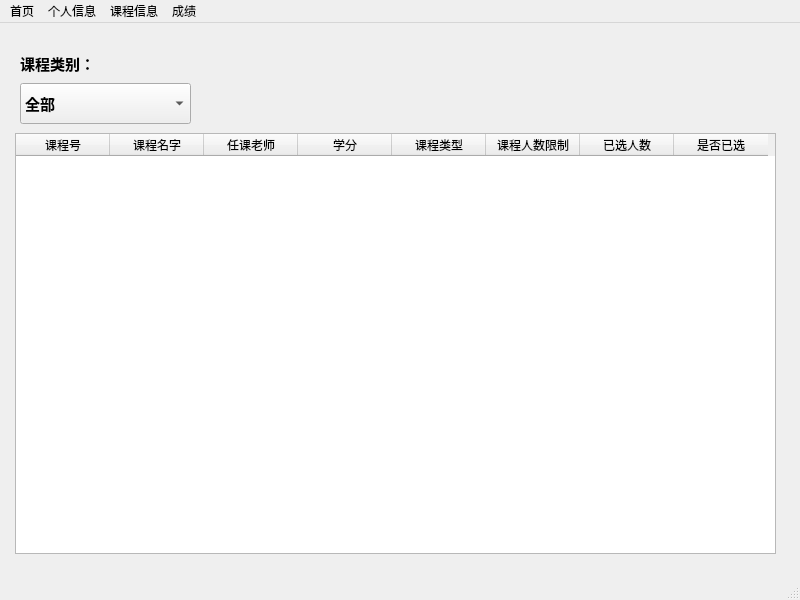
<?xml version="1.0" encoding="UTF-8"?>
<ui version="4.0">
 <class>StudentWindow</class>
 <widget class="QMainWindow" name="StudentWindow">
  <property name="geometry">
   <rect>
    <x>0</x>
    <y>0</y>
    <width>800</width>
    <height>600</height>
   </rect>
  </property>
  <property name="windowTitle">
   <string>MainWindow</string>
  </property>
  <widget class="QWidget" name="centralwidget">
   <property name="styleSheet">
    <string notr="true">background-image: url(:/new/prefix1/237eadbfc47912d034af69af303ebc28.jpg);</string>
   </property>
   <widget class="QStackedWidget" name="stackedWidget">
    <property name="geometry">
     <rect>
      <x>10</x>
      <y>0</y>
      <width>781</width>
      <height>541</height>
     </rect>
    </property>
    <property name="font">
     <font>
      <family>微软雅黑</family>
      <pointsize>11</pointsize>
      <weight>75</weight>
      <bold>true</bold>
      <underline>false</underline>
     </font>
    </property>
    <property name="currentIndex">
     <number>4</number>
    </property>
    <widget class="QWidget" name="stuIndex">
     <widget class="QLabel" name="label_Index_StuImg">
      <property name="geometry">
       <rect>
        <x>50</x>
        <y>80</y>
        <width>261</width>
        <height>341</height>
       </rect>
      </property>
      <property name="text">
       <string>图片</string>
      </property>
     </widget>
     <widget class="QLabel" name="label_28">
      <property name="geometry">
       <rect>
        <x>410</x>
        <y>120</y>
        <width>91</width>
        <height>41</height>
       </rect>
      </property>
      <property name="font">
       <font>
        <family>微软雅黑</family>
        <pointsize>14</pointsize>
        <weight>75</weight>
        <bold>true</bold>
       </font>
      </property>
      <property name="text">
       <string>学号：</string>
      </property>
     </widget>
     <widget class="QLabel" name="label_27">
      <property name="geometry">
       <rect>
        <x>410</x>
        <y>230</y>
        <width>72</width>
        <height>41</height>
       </rect>
      </property>
      <property name="font">
       <font>
        <family>微软雅黑</family>
        <pointsize>14</pointsize>
        <weight>75</weight>
        <bold>true</bold>
       </font>
      </property>
      <property name="text">
       <string>姓名：</string>
      </property>
     </widget>
     <widget class="QLabel" name="label_Index_StuID">
      <property name="geometry">
       <rect>
        <x>410</x>
        <y>170</y>
        <width>201</width>
        <height>41</height>
       </rect>
      </property>
      <property name="font">
       <font>
        <family>微软雅黑</family>
        <pointsize>14</pointsize>
        <weight>75</weight>
        <bold>true</bold>
       </font>
      </property>
      <property name="text">
       <string>TextLabel</string>
      </property>
     </widget>
     <widget class="QLabel" name="label_Index_StuName">
      <property name="geometry">
       <rect>
        <x>410</x>
        <y>270</y>
        <width>201</width>
        <height>51</height>
       </rect>
      </property>
      <property name="font">
       <font>
        <family>微软雅黑</family>
        <pointsize>14</pointsize>
        <weight>75</weight>
        <bold>true</bold>
       </font>
      </property>
      <property name="text">
       <string>TextLabel</string>
      </property>
     </widget>
    </widget>
    <widget class="QWidget" name="stuInfo">
     <widget class="QLabel" name="label_Info_StuImg">
      <property name="geometry">
       <rect>
        <x>30</x>
        <y>30</y>
        <width>131</width>
        <height>181</height>
       </rect>
      </property>
      <property name="text">
       <string>图片</string>
      </property>
     </widget>
     <widget class="QLabel" name="label_2">
      <property name="geometry">
       <rect>
        <x>209</x>
        <y>35</y>
        <width>41</width>
        <height>31</height>
       </rect>
      </property>
      <property name="font">
       <font>
        <family>微软雅黑</family>
        <pointsize>11</pointsize>
        <weight>75</weight>
        <bold>true</bold>
        <underline>false</underline>
       </font>
      </property>
      <property name="text">
       <string>学院：</string>
      </property>
     </widget>
     <widget class="QLabel" name="label_Info_StuInstitute">
      <property name="geometry">
       <rect>
        <x>310</x>
        <y>30</y>
        <width>151</width>
        <height>41</height>
       </rect>
      </property>
      <property name="font">
       <font>
        <underline>true</underline>
       </font>
      </property>
      <property name="text">
       <string>TextLabel</string>
      </property>
     </widget>
     <widget class="QLabel" name="label_4">
      <property name="geometry">
       <rect>
        <x>209</x>
        <y>90</y>
        <width>61</width>
        <height>31</height>
       </rect>
      </property>
      <property name="font">
       <font>
        <family>微软雅黑</family>
        <pointsize>11</pointsize>
        <weight>75</weight>
        <bold>true</bold>
        <underline>false</underline>
       </font>
      </property>
      <property name="text">
       <string>辅导员：</string>
      </property>
     </widget>
     <widget class="QLabel" name="label_Info_StuAssistant">
      <property name="geometry">
       <rect>
        <x>311</x>
        <y>90</y>
        <width>121</width>
        <height>31</height>
       </rect>
      </property>
      <property name="font">
       <font>
        <underline>true</underline>
       </font>
      </property>
      <property name="text">
       <string>TextLabel</string>
      </property>
     </widget>
     <widget class="QLabel" name="label_6">
      <property name="geometry">
       <rect>
        <x>209</x>
        <y>145</y>
        <width>51</width>
        <height>31</height>
       </rect>
      </property>
      <property name="font">
       <font>
        <family>微软雅黑</family>
        <pointsize>11</pointsize>
        <weight>75</weight>
        <bold>true</bold>
        <underline>false</underline>
       </font>
      </property>
      <property name="text">
       <string>学号：</string>
      </property>
     </widget>
     <widget class="QLabel" name="label_Info_StuID">
      <property name="geometry">
       <rect>
        <x>311</x>
        <y>145</y>
        <width>121</width>
        <height>31</height>
       </rect>
      </property>
      <property name="font">
       <font>
        <underline>true</underline>
       </font>
      </property>
      <property name="text">
       <string>TextLabel</string>
      </property>
     </widget>
     <widget class="QLabel" name="label_8">
      <property name="geometry">
       <rect>
        <x>209</x>
        <y>200</y>
        <width>51</width>
        <height>31</height>
       </rect>
      </property>
      <property name="font">
       <font>
        <family>微软雅黑</family>
        <pointsize>11</pointsize>
        <weight>75</weight>
        <bold>true</bold>
        <underline>false</underline>
       </font>
      </property>
      <property name="text">
       <string>姓名：</string>
      </property>
     </widget>
     <widget class="QLabel" name="label_Info_StuName">
      <property name="geometry">
       <rect>
        <x>311</x>
        <y>200</y>
        <width>121</width>
        <height>31</height>
       </rect>
      </property>
      <property name="font">
       <font>
        <underline>true</underline>
       </font>
      </property>
      <property name="text">
       <string>TextLabel</string>
      </property>
     </widget>
     <widget class="QLabel" name="label_10">
      <property name="geometry">
       <rect>
        <x>209</x>
        <y>255</y>
        <width>51</width>
        <height>31</height>
       </rect>
      </property>
      <property name="font">
       <font>
        <family>微软雅黑</family>
        <pointsize>11</pointsize>
        <weight>75</weight>
        <bold>true</bold>
        <underline>false</underline>
       </font>
      </property>
      <property name="text">
       <string>性别：</string>
      </property>
     </widget>
     <widget class="QLabel" name="label_Info_StuSex">
      <property name="geometry">
       <rect>
        <x>311</x>
        <y>255</y>
        <width>121</width>
        <height>31</height>
       </rect>
      </property>
      <property name="font">
       <font>
        <underline>true</underline>
       </font>
      </property>
      <property name="text">
       <string>TextLabel</string>
      </property>
     </widget>
     <widget class="QLabel" name="label_12">
      <property name="geometry">
       <rect>
        <x>209</x>
        <y>311</y>
        <width>81</width>
        <height>31</height>
       </rect>
      </property>
      <property name="font">
       <font>
        <family>微软雅黑</family>
        <pointsize>11</pointsize>
        <weight>75</weight>
        <bold>true</bold>
        <underline>false</underline>
       </font>
      </property>
      <property name="text">
       <string>出生日期：</string>
      </property>
     </widget>
     <widget class="QLabel" name="label_Info_StuBirthDay">
      <property name="geometry">
       <rect>
        <x>311</x>
        <y>311</y>
        <width>121</width>
        <height>31</height>
       </rect>
      </property>
      <property name="font">
       <font>
        <underline>true</underline>
       </font>
      </property>
      <property name="text">
       <string>TextLabel</string>
      </property>
     </widget>
     <widget class="QLabel" name="label_14">
      <property name="geometry">
       <rect>
        <x>209</x>
        <y>366</y>
        <width>81</width>
        <height>31</height>
       </rect>
      </property>
      <property name="font">
       <font>
        <family>微软雅黑</family>
        <pointsize>11</pointsize>
        <weight>75</weight>
        <bold>true</bold>
        <underline>false</underline>
       </font>
      </property>
      <property name="text">
       <string>身份证号：</string>
      </property>
     </widget>
     <widget class="QLabel" name="label_Info_StuCardID">
      <property name="geometry">
       <rect>
        <x>311</x>
        <y>366</y>
        <width>121</width>
        <height>31</height>
       </rect>
      </property>
      <property name="font">
       <font>
        <underline>true</underline>
       </font>
      </property>
      <property name="text">
       <string>TextLabel</string>
      </property>
     </widget>
     <widget class="QLabel" name="label_16">
      <property name="geometry">
       <rect>
        <x>209</x>
        <y>421</y>
        <width>51</width>
        <height>31</height>
       </rect>
      </property>
      <property name="font">
       <font>
        <family>微软雅黑</family>
        <pointsize>11</pointsize>
        <weight>75</weight>
        <bold>true</bold>
        <underline>false</underline>
       </font>
      </property>
      <property name="text">
       <string>籍贯：</string>
      </property>
     </widget>
     <widget class="QLabel" name="label_Info_StuNativePlace">
      <property name="geometry">
       <rect>
        <x>311</x>
        <y>421</y>
        <width>121</width>
        <height>31</height>
       </rect>
      </property>
      <property name="font">
       <font>
        <underline>true</underline>
       </font>
      </property>
      <property name="text">
       <string>TextLabel</string>
      </property>
     </widget>
     <widget class="QLabel" name="label_18">
      <property name="geometry">
       <rect>
        <x>512</x>
        <y>35</y>
        <width>51</width>
        <height>31</height>
       </rect>
      </property>
      <property name="font">
       <font>
        <family>微软雅黑</family>
        <pointsize>11</pointsize>
        <weight>75</weight>
        <bold>true</bold>
        <underline>false</underline>
       </font>
      </property>
      <property name="text">
       <string>班级：</string>
      </property>
     </widget>
     <widget class="QLabel" name="label_Info_StuClass">
      <property name="geometry">
       <rect>
        <x>594</x>
        <y>35</y>
        <width>141</width>
        <height>31</height>
       </rect>
      </property>
      <property name="font">
       <font>
        <underline>true</underline>
       </font>
      </property>
      <property name="text">
       <string>TextLabel</string>
      </property>
     </widget>
     <widget class="QLabel" name="label_20">
      <property name="geometry">
       <rect>
        <x>512</x>
        <y>90</y>
        <width>71</width>
        <height>31</height>
       </rect>
      </property>
      <property name="font">
       <font>
        <family>微软雅黑</family>
        <pointsize>11</pointsize>
        <weight>75</weight>
        <bold>true</bold>
        <underline>false</underline>
       </font>
      </property>
      <property name="text">
       <string>班主任：</string>
      </property>
     </widget>
     <widget class="QLabel" name="label_Info_StuMaster">
      <property name="geometry">
       <rect>
        <x>594</x>
        <y>90</y>
        <width>141</width>
        <height>31</height>
       </rect>
      </property>
      <property name="font">
       <font>
        <underline>true</underline>
       </font>
      </property>
      <property name="text">
       <string>TextLabel</string>
      </property>
     </widget>
     <widget class="QLabel" name="label_22">
      <property name="geometry">
       <rect>
        <x>520</x>
        <y>250</y>
        <width>61</width>
        <height>31</height>
       </rect>
      </property>
      <property name="font">
       <font>
        <family>微软雅黑</family>
        <pointsize>11</pointsize>
        <weight>75</weight>
        <bold>true</bold>
        <underline>false</underline>
       </font>
      </property>
      <property name="text">
       <string>年龄：</string>
      </property>
     </widget>
     <widget class="QLabel" name="label_Info_StuAge">
      <property name="geometry">
       <rect>
        <x>590</x>
        <y>240</y>
        <width>131</width>
        <height>51</height>
       </rect>
      </property>
      <property name="font">
       <font>
        <underline>true</underline>
       </font>
      </property>
      <property name="text">
       <string>TextLabel</string>
      </property>
     </widget>
     <widget class="QLabel" name="label_24">
      <property name="geometry">
       <rect>
        <x>209</x>
        <y>476</y>
        <width>51</width>
        <height>31</height>
       </rect>
      </property>
      <property name="font">
       <font>
        <family>微软雅黑</family>
        <pointsize>11</pointsize>
        <weight>75</weight>
        <bold>true</bold>
        <underline>false</underline>
       </font>
      </property>
      <property name="text">
       <string>民族：</string>
      </property>
     </widget>
     <widget class="QLabel" name="label_Info_StuNationality">
      <property name="geometry">
       <rect>
        <x>311</x>
        <y>476</y>
        <width>121</width>
        <height>31</height>
       </rect>
      </property>
      <property name="font">
       <font>
        <underline>true</underline>
       </font>
      </property>
      <property name="text">
       <string>TextLabel</string>
      </property>
     </widget>
    </widget>
    <widget class="QWidget" name="stuForgotPwd">
     <widget class="QLabel" name="label_3">
      <property name="geometry">
       <rect>
        <x>200</x>
        <y>150</y>
        <width>121</width>
        <height>31</height>
       </rect>
      </property>
      <property name="font">
       <font>
        <family>微软雅黑</family>
        <pointsize>11</pointsize>
        <weight>75</weight>
        <bold>true</bold>
       </font>
      </property>
      <property name="text">
       <string>请输入新密码：</string>
      </property>
     </widget>
     <widget class="QLineEdit" name="lineEdit_StuForgotPwd_InputPwd">
      <property name="geometry">
       <rect>
        <x>200</x>
        <y>200</y>
        <width>331</width>
        <height>31</height>
       </rect>
      </property>
     </widget>
     <widget class="QPushButton" name="button_StuForgotPwd_True">
      <property name="geometry">
       <rect>
        <x>432</x>
        <y>270</y>
        <width>101</width>
        <height>28</height>
       </rect>
      </property>
      <property name="font">
       <font>
        <family>微软雅黑</family>
        <pointsize>11</pointsize>
        <weight>75</weight>
        <bold>true</bold>
       </font>
      </property>
      <property name="text">
       <string>确认</string>
      </property>
     </widget>
    </widget>
    <widget class="QWidget" name="stuCourse">
     <widget class="QTableWidget" name="tableWidget_stuCourse">
      <property name="geometry">
       <rect>
        <x>10</x>
        <y>20</y>
        <width>761</width>
        <height>511</height>
       </rect>
      </property>
      <column>
       <property name="text">
        <string>课程号</string>
       </property>
      </column>
      <column>
       <property name="text">
        <string>课程名称</string>
       </property>
      </column>
      <column>
       <property name="text">
        <string>任课老师</string>
       </property>
      </column>
      <column>
       <property name="text">
        <string>学分</string>
       </property>
      </column>
      <column>
       <property name="text">
        <string>课程类型</string>
       </property>
      </column>
     </widget>
    </widget>
    <widget class="QWidget" name="stuSelectCourse">
     <widget class="QComboBox" name="comboBox_StuSelectCourse">
      <property name="geometry">
       <rect>
        <x>10</x>
        <y>60</y>
        <width>171</width>
        <height>41</height>
       </rect>
      </property>
      <property name="font">
       <font>
        <family>微软雅黑</family>
        <pointsize>11</pointsize>
        <weight>75</weight>
        <bold>true</bold>
       </font>
      </property>
      <item>
       <property name="text">
        <string>全部</string>
       </property>
      </item>
      <item>
       <property name="text">
        <string>通识课</string>
       </property>
      </item>
      <item>
       <property name="text">
        <string>实践课</string>
       </property>
      </item>
      <item>
       <property name="text">
        <string>英语课</string>
       </property>
      </item>
      <item>
       <property name="text">
        <string>体育课</string>
       </property>
      </item>
     </widget>
     <widget class="QLabel" name="label">
      <property name="geometry">
       <rect>
        <x>10</x>
        <y>20</y>
        <width>91</width>
        <height>41</height>
       </rect>
      </property>
      <property name="font">
       <font>
        <family>微软雅黑</family>
        <pointsize>11</pointsize>
        <weight>75</weight>
        <bold>true</bold>
       </font>
      </property>
      <property name="text">
       <string>课程类别：</string>
      </property>
     </widget>
     <widget class="QTableWidget" name="tableWidget_StuSelectCourse">
      <property name="geometry">
       <rect>
        <x>5</x>
        <y>110</y>
        <width>761</width>
        <height>421</height>
       </rect>
      </property>
      <property name="font">
       <font>
        <family>微软雅黑</family>
        <pointsize>9</pointsize>
        <weight>50</weight>
        <bold>false</bold>
       </font>
      </property>
      <attribute name="horizontalHeaderDefaultSectionSize">
       <number>94</number>
      </attribute>
      <column>
       <property name="text">
        <string>课程号</string>
       </property>
      </column>
      <column>
       <property name="text">
        <string>课程名字</string>
       </property>
      </column>
      <column>
       <property name="text">
        <string>任课老师</string>
       </property>
      </column>
      <column>
       <property name="text">
        <string>学分</string>
       </property>
      </column>
      <column>
       <property name="text">
        <string>课程类型</string>
       </property>
      </column>
      <column>
       <property name="text">
        <string>课程人数限制</string>
       </property>
      </column>
      <column>
       <property name="text">
        <string>已选人数</string>
       </property>
      </column>
      <column>
       <property name="text">
        <string>是否已选</string>
       </property>
      </column>
     </widget>
    </widget>
    <widget class="QWidget" name="stuScore">
     <widget class="QTableWidget" name="tableWidget_stuScore">
      <property name="enabled">
       <bool>false</bool>
      </property>
      <property name="geometry">
       <rect>
        <x>10</x>
        <y>20</y>
        <width>751</width>
        <height>501</height>
       </rect>
      </property>
      <property name="font">
       <font>
        <pointsize>10</pointsize>
       </font>
      </property>
      <property name="styleSheet">
       <string notr="true">background-color: qlineargradient(spread:pad, x1:0, y1:0, x2:1, y2:0, stop:0 rgba(0, 0, 0, 0), stop:1 rgba(255, 255, 255, 255));</string>
      </property>
      <property name="textElideMode">
       <enum>Qt::ElideMiddle</enum>
      </property>
      <attribute name="horizontalHeaderVisible">
       <bool>false</bool>
      </attribute>
      <attribute name="horizontalHeaderDefaultSectionSize">
       <number>147</number>
      </attribute>
      <attribute name="horizontalHeaderHighlightSections">
       <bool>true</bool>
      </attribute>
      <attribute name="horizontalHeaderMinimumSectionSize">
       <number>30</number>
      </attribute>
      <attribute name="horizontalHeaderShowSortIndicator" stdset="0">
       <bool>false</bool>
      </attribute>
      <attribute name="verticalHeaderShowSortIndicator" stdset="0">
       <bool>false</bool>
      </attribute>
      <attribute name="verticalHeaderStretchLastSection">
       <bool>false</bool>
      </attribute>
      <column>
       <property name="text">
        <string>课程号</string>
       </property>
      </column>
      <column>
       <property name="text">
        <string>课程名字</string>
       </property>
      </column>
      <column>
       <property name="text">
        <string>成绩</string>
       </property>
      </column>
     </widget>
    </widget>
    <widget class="QWidget" name="stuBadScore">
     <widget class="QTableWidget" name="tableWidget_stuBadScore">
      <property name="geometry">
       <rect>
        <x>10</x>
        <y>20</y>
        <width>751</width>
        <height>501</height>
       </rect>
      </property>
     </widget>
    </widget>
   </widget>
  </widget>
  <widget class="QStatusBar" name="statusbar"/>
  <widget class="QMenuBar" name="menubarStu">
   <property name="geometry">
    <rect>
     <x>0</x>
     <y>0</y>
     <width>800</width>
     <height>26</height>
    </rect>
   </property>
   <widget class="QMenu" name="menuIndex">
    <property name="cursor">
     <cursorShape>PointingHandCursor</cursorShape>
    </property>
    <property name="title">
     <string>首页</string>
    </property>
   </widget>
   <widget class="QMenu" name="menuStuInfo">
    <property name="title">
     <string>个人信息</string>
    </property>
    <addaction name="buttonStuInfo"/>
    <addaction name="buttonStuForgotPwd"/>
   </widget>
   <widget class="QMenu" name="menuStuCourse">
    <property name="title">
     <string>课程信息</string>
    </property>
    <addaction name="buttonStuCourse"/>
    <addaction name="buttonStuSelectCourse"/>
   </widget>
   <widget class="QMenu" name="menuStuScore">
    <property name="title">
     <string>成绩</string>
    </property>
    <addaction name="buttonStuScore"/>
    <addaction name="buttonStuBadScore"/>
   </widget>
   <addaction name="menuIndex"/>
   <addaction name="menuStuInfo"/>
   <addaction name="menuStuCourse"/>
   <addaction name="menuStuScore"/>
  </widget>
  <action name="buttonStuInfo">
   <property name="text">
    <string>基本信息</string>
   </property>
  </action>
  <action name="buttonStuForgotPwd">
   <property name="text">
    <string>修改密码</string>
   </property>
  </action>
  <action name="buttonStuCourse">
   <property name="text">
    <string>已选课程</string>
   </property>
  </action>
  <action name="buttonStuSelectCourse">
   <property name="text">
    <string>选课</string>
   </property>
  </action>
  <action name="buttonStuScore">
   <property name="text">
    <string>成绩</string>
   </property>
  </action>
  <action name="buttonStuBadScore">
   <property name="text">
    <string>重考科目</string>
   </property>
  </action>
 </widget>
 <resources/>
 <connections/>
</ui>
